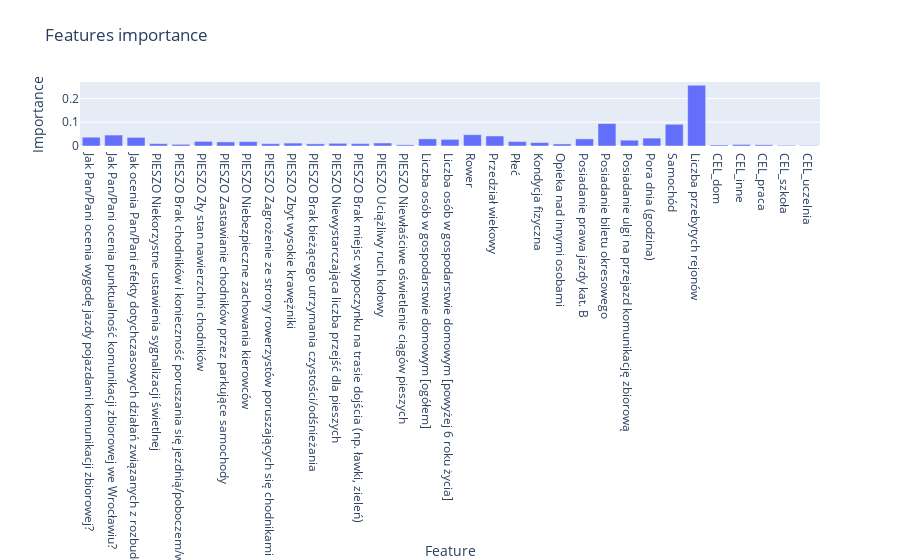

Here is the notebook cell this chart was saved with:
### Code cell
fig = go.Figure([go.Bar(x=X_train.columns, y=clf.feature_importances_)])
fig.update_layout(
    title='Features importance',
    xaxis={
        'title':"Feature",
    },
    yaxis={
        'title':"Importance",
    }
)
fig.show()

### Figure 1 — Plotly figure (JSON) as saved in the notebook; plotly's stock layout.template omitted (floating-point values rounded to 4 significant figures)
{"data": [{"type": "bar", "x": ["Jak Pan/Pani ocenia wygodę jazdy pojazdami komunikacji zbiorowej?", "Jak Pan/Pani ocenia punktualność komunikacji zbiorowej we Wrocławiu?", "Jak ocenia Pan/Pani efekty dotychczasowych działań związanych z rozbudową systemu rowerowego we Wrocławiu (dróg i parkingów rowerowych)?", "PIESZO Niekorzystne ustawienia sygnalizacji świetlnej", "PIESZO Brak chodników i konieczność poruszania się jezdnią/poboczem/wydeptaną ścieżką", "PIESZO Zły stan nawierzchni chodników", "PIESZO Zastawianie chodników przez parkujące samochody", "PIESZO Niebezpieczne zachowania kierowców", "PIESZO Zagrożenie ze strony rowerzystów poruszających się chodnikami", "PIESZO Zbyt wysokie krawężniki", "PIESZO Brak bieżącego utrzymania czystości/odśnieżania", "PIESZO Niewystarczająca liczba przejść dla pieszych", "PIESZO Brak miejsc wypoczynku na trasie dojścia (np. ławki, zieleń)", "PIESZO Uciążliwy ruch kołowy", "PIESZO Niewłaściwe oświetlenie ciągów pieszych", "Liczba osób w gospodarstwie domowym [ogółem]", "Liczba osób w gospodarstwie domowym [powyżej 6 roku życia]", "Rower", "Przedział wiekowy", "Płeć", "Kondycja fizyczna", "Opieka nad innymi osobami", "Posiadanie prawa jazdy kat. B", "Posiadanie biletu okresowego", "Posiadanie ulgi na przejazd komunikację zbiorową", "Pora dnia (godzina)", "Samochód", "Liczba przebytych rejonów", "CEL_dom", "CEL_inne", "CEL_praca", "CEL_szkoła", "CEL_uczelnia"], "y": [0.03704, 0.04608, 0.0362, 0.01001, 0.007098, 0.0194, 0.01706, 0.01852, 0.009746, 0.01227, 0.008976, 0.01127, 0.009894, 0.0127, 0.004867, 0.03002, 0.02796, 0.04742, 0.042, 0.0188, 0.0145, 0.008649, 0.02989, 0.09434, 0.0245, 0.03322, 0.09127, 0.2557, 0.004351, 0.00657, 0.004955, 0.002829, 0.001859]}], "layout": {"title": {"text": "Features importance"}, "xaxis": {"title": {"text": "Feature"}}, "yaxis": {"title": {"text": "Importance"}}}}
